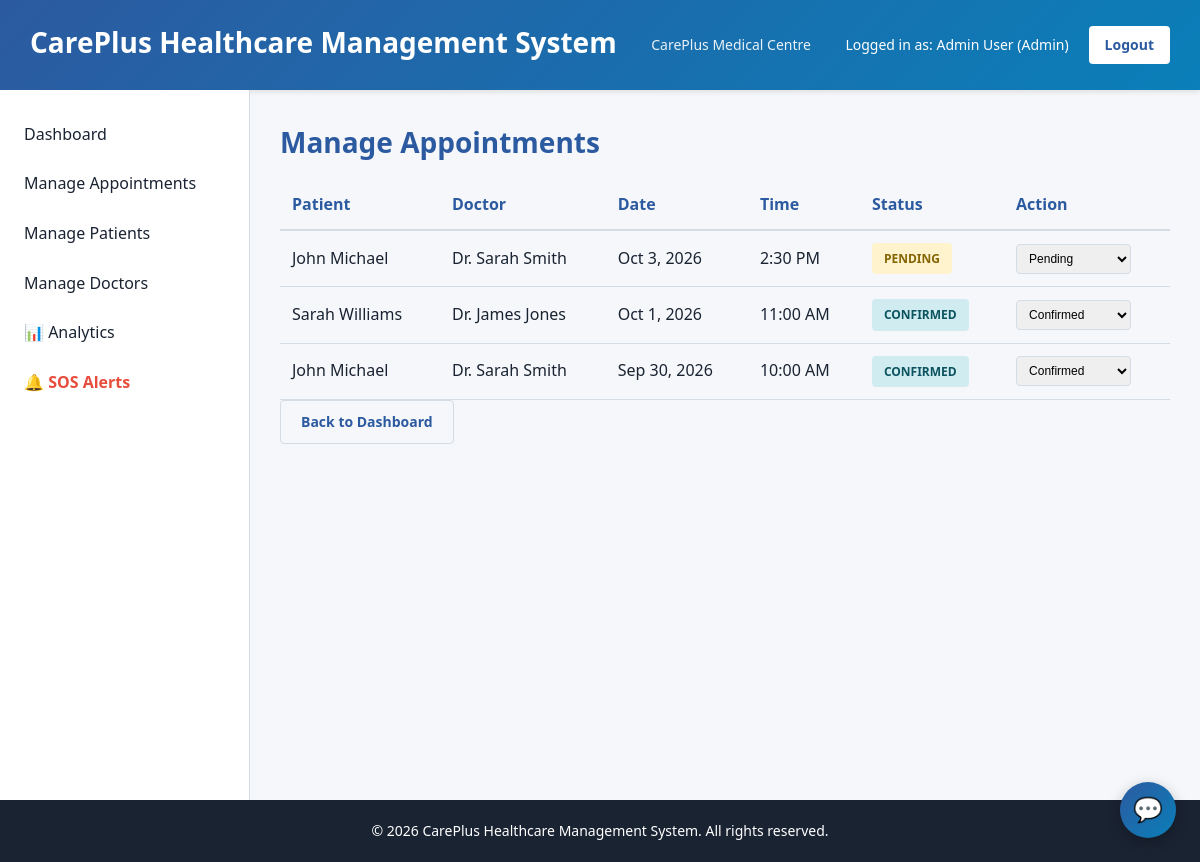
The page /admin/manage_appointments.php (signed in) on the database its author committed.
### tables this page shows
CREATE TABLE appointments (
    appointment_id INT AUTO_INCREMENT PRIMARY KEY,
    patient_id INT NOT NULL,
    doctor_id INT NOT NULL,
    appointment_date DATE NOT NULL,
    appointment_time TIME NOT NULL,
    reason VARCHAR(255),
    status ENUM('pending', 'confirmed', 'completed', 'cancelled') DEFAULT 'pending',
    created_at TIMESTAMP DEFAULT CURRENT_TIMESTAMP,
    FOREIGN KEY (patient_id) REFERENCES patients(patient_id) ON DELETE CASCADE,
    FOREIGN KEY (doctor_id) REFERENCES doctors(doctor_id) ON DELETE CASCADE
);

CREATE TABLE users (
    user_id INT AUTO_INCREMENT PRIMARY KEY,
    full_name VARCHAR(100) NOT NULL,
    email VARCHAR(100) UNIQUE NOT NULL,
    password_hash VARCHAR(255) NOT NULL,
    role ENUM('patient', 'doctor', 'admin', 'manager') NOT NULL,
    phone VARCHAR(20),
    created_at TIMESTAMP DEFAULT CURRENT_TIMESTAMP
);

### admin/manage_appointments.php (the view, shortened to what this page needs)
<?php
include '../includes/db.php';
$stmt = $conn->prepare('SELECT a.*, u_patient.full_name as patient_name, u_doctor.full_name as doctor_name FROM appointments a JOIN patients p ON a.patient_id = p.patient_id JOIN users u_patient ON p.user_id = u_patient.user_id JOIN doctors d ON a.doctor_id = d.doctor_id JOIN users u_doctor ON d.user_id = u_doctor.user_id ORDER BY a.appointment_date DESC');
$stmt->execute();
$appointments = $stmt->get_result();
include '../includes/header.php';
?>
<div class="main-content">
    <?php include '../includes/sidebar.php'; ?>
    <div class="content">
        <h2>Manage Appointments</h2>
        <?php if ($appointments->num_rows > 0): ?>
            <table class="data-table">
                <thead>
                    <tr>
                        <th>Patient</th>
                        <th>Doctor</th>
                        <th>Date</th>
                        <th>Time</th>
                        <th>Status</th>
                        <th>Action</th>
                    </tr>
                </thead>
                <tbody>
                    <?php while ($appt = $appointments->fetch_assoc()): ?>
                        <tr>
                            <td><?php echo htmlspecialchars($appt['patient_name']); ?></td>
                            <td><?php echo htmlspecialchars($appt['doctor_name']); ?></td>
                            <td><?php echo date('M j, Y', strtotime($appt['appointment_date'])); ?></td>
                            <td><?php echo date('g:i A', strtotime($appt['appointment_time'])); ?></td>
                            <td><span class="status status-<?php echo strtolower($appt['status']); ?>"><?php echo ucfirst($appt['status']); ?></span></td>
                            <td>
                                <form method="POST" style="display: inline;">
                                    <select name="status" onchange="this.form.submit()" class="status-select">
                                        <option value="pending" <?php echo $appt['status'] === 'pending' ? 'selected' : ''; ?>>Pending</option>
                                        <option value="confirmed" <?php echo $appt['status'] === 'confirmed' ? 'selected' : ''; ?>>Confirmed</option>
                                    </select>
                                </form>
                            </td>
                        </tr>
                    <?php endwhile; ?>
                </tbody>
            </table>
        <?php else: ?>
            <p>No appointments found.</p>
        <?php endif; ?>
        <a href="dashboard.php" class="btn-secondary">Back to Dashboard</a>
    </div>
</div>
<?php include '../includes/footer.php'; ?>

### includes/header.php (shortened to what this page needs)
<!DOCTYPE html>
<html>
<head>
    <link rel="stylesheet" href="/careplus_hms/assets/css/style.css">
</head>
<body>
    <div class="container">
        <header>
            <div class="header-content">
                <h1>CarePlus Healthcare Management System</h1>
                <p class="tagline">CarePlus Medical Centre</p>
                <?php if (isset($_SESSION['user_id'])): ?>
                    <div class="user-info">
                        <span>Logged in as: <?php echo htmlspecialchars($_SESSION['full_name']); ?> (<?php echo ucfirst($_SESSION['role']); ?>)</span>
                        <a href="/careplus_hms/logout.php" class="logout-link">Logout</a>
                    </div>
                <?php endif; ?>
            </div>
        </header>

### includes/sidebar.php (shortened to what this page needs)
<?php
$role = $_SESSION['role'] ?? '';
?>
<aside class="sidebar">
    <nav>
        <ul>
            <?php if ($role === 'patient'): ?>
                <li><a href="/careplus_hms/patient/dashboard.php" class="nav-link">Dashboard</a></li>
                <li><a href="/careplus_hms/patient/book_appointment.php" class="nav-link">Book Appointment</a></li>
                <li><a href="/careplus_hms/patient/my_appointments.php" class="nav-link">My Appointments</a></li>
                <li><a href="/careplus_hms/patient/symptom_checker.php" class="nav-link">🩺 Symptom Checker</a></li>
                <li><a href="/careplus_hms/patient/health_dashboard.php" class="nav-link">❤️ Health Dashboard</a></li>
                <li><a href="/careplus_hms/patient/risk_score.php" class="nav-link">🧠 Risk Assessment</a></li>
                <li><a href="/careplus_hms/patient/medications.php" class="nav-link">💊 Medicine Reminder</a></li>
                <li><a href="/careplus_hms/patient/health_records.php" class="nav-link">📁 Health Records</a></li>
                <li><a href="/careplus_hms/patient/qr_card.php" class="nav-link">📱 Medical Card</a></li>
                <li><a href="/careplus_hms/patient/ai_chat.php" class="nav-link">🤖 AI Chat Assistant</span> </a></li>
                <li><a href="/careplus_hms/patient/notifications.php" class="nav-link">Notifications</a></li>
                <li><a href="/careplus_hms/patient/profile.php" class="nav-link">👤 My Profile</span> </a></li>
                <li><a href="/careplus_hms/patient/emergency_sos.php" class="nav-link sos-nav-link">🔔 Emergency SOS</a></li>
            <?php elseif ($role === 'admin'): ?>
                <li><a href="/careplus_hms/admin/dashboard.php" class="nav-link">Dashboard</a></li>
                <li><a href="/careplus_hms/admin/manage_appointments.php" class="nav-link">Manage Appointments</a></li>
                <li><a href="/careplus_hms/admin/manage_patients.php" class="nav-link">Manage Patients</a></li>
                <li><a href="/careplus_hms/admin/manage_doctors.php" class="nav-link">Manage Doctors</a></li>
                <li><a href="/careplus_hms/admin/analytics.php" class="nav-link">📊 Analytics</a></li>
                <li><a href="/careplus_hms/admin/sos_alerts.php" class="nav-link sos-nav-link">🔔 SOS Alerts</a></li>
            <?php elseif ($role === 'manager'): ?>
                <li><a href="/careplus_hms/manager/dashboard.php" class="nav-link">Dashboard</a></li>
            <?php endif; ?>
        </ul>
    </nav>
</aside>

### includes/footer.php (shortened to what this page needs)
    </div>
    <footer>
        <p>&copy; 2026 CarePlus Healthcare Management System. All rights reserved.</p>
    </footer>
    <?php if (isset($_SESSION['user_id'])): ?>
    <div id="chatbot-widget">
        <button id="chatbot-toggle" aria-label="Open chat assistant">💬</button>
    </div>
    <?php endif; ?>
</body>
</html>

### assets/css/style.css (style rules this page uses)
* { margin: 0; padding: 0; box-sizing: border-box; }
:root { --primary-color: #2c5aa0; --secondary-color: #0a7fb9; --success-color: #27ae60; --danger-color: #e74c3c; --warning-color: #f39c12; --light-bg: #f5f7fa; --light-border: #d4dce6; --panel-bg: #e8f0fa; --text-dark: #1a2332; --text-light: #5a6c7d; }
body { font-family: 'Segoe UI', Tahoma, Geneva, Verdana, sans-serif; background-color: #f5f7fa; color: var(--text-dark); line-height: 1.6; }
.container { display: flex; flex-direction: column; min-height: 100vh; }
header { background: linear-gradient(135deg, var(--primary-color) 0%, var(--secondary-color) 100%); color: white; padding: 20px 30px; box-shadow: 0 2px 5px rgba(0,0,0,0.1); }
.header-content { max-width: 1400px; margin: 0 auto; display: flex; justify-content: space-between; align-items: center; }
header h1 { font-size: 28px; margin-bottom: 5px; }
.tagline { font-size: 14px; opacity: 0.9; }
.user-info { display: flex; align-items: center; gap: 20px; font-size: 14px; }
.logout-link { background: white; color: var(--primary-color); padding: 8px 16px; border-radius: 4px; text-decoration: none; font-weight: 600; transition: 0.3s; }
.main-content { display: flex; flex: 1; }
.sidebar { width: 250px; background: white; border-right: 1px solid var(--light-border); padding: 20px 0; }
.sidebar nav ul { list-style: none; }
.sidebar nav ul li { margin: 0; }
.nav-link { display: block; padding: 12px 20px; color: var(--text-dark); text-decoration: none; border-left: 4px solid transparent; transition: 0.3s; }
.content { flex: 1; padding: 30px; max-width: 1400px; margin: 0 auto; width: 100%; }
.content h2 { color: var(--primary-color); margin-bottom: 10px; font-size: 28px; }
.data-table { width: 100%; border-collapse: collapse; margin-top: 15px; }
.data-table thead { background: var(--light-bg); }
.data-table th { padding: 12px; text-align: left; font-weight: 600; color: var(--primary-color); border-bottom: 2px solid var(--light-border); }
.data-table td { padding: 12px; border-bottom: 1px solid var(--light-border); }
.status { display: inline-block; padding: 6px 12px; border-radius: 4px; font-size: 12px; font-weight: 600; text-transform: uppercase; }
.status-pending { background: #fff3cd; color: #856404; }
.status-confirmed { background: #d1ecf1; color: #0c5460; }
.btn-primary, .btn-secondary, .btn-small { padding: 10px 20px; border: none; border-radius: 4px; cursor: pointer; font-size: 14px; font-weight: 600; text-decoration: none; display: inline-block; transition: 0.3s; }
.btn-secondary { background: var(--light-bg); color: var(--primary-color); border: 1px solid var(--light-border); }
.status-select { padding: 6px 8px; border: 1px solid var(--light-border); border-radius: 4px; font-size: 12px; cursor: pointer; }
footer { background: var(--text-dark); color: white; text-align: center; padding: 20px; margin-top: auto; font-size: 14px; }
#chatbot-widget { position: fixed; bottom: 24px; right: 24px; z-index: 1000; }
#chatbot-toggle { width: 56px; height: 56px; border-radius: 50%; border: none; background: linear-gradient(135deg, var(--primary-color) 0%, var(--secondary-color) 100%); color: white; font-size: 24px; cursor: pointer; box-shadow: 0 4px 14px rgba(0,0,0,0.25); }
.sos-nav-link { color: var(--danger-color) !important; font-weight: 700; }

### rows shown on the page
appointments: users.full_name "John Michael", users.full_name "Dr. Sarah Smith", appointment_date "Oct 3, 2026", appointment_time "2:30 PM", status "PENDING", status "Pending"
appointments: users.full_name "Sarah Williams", users.full_name "Dr. James Jones", appointment_date "Oct 1, 2026", appointment_time "11:00 AM", status "CONFIRMED", status "Confirmed"
appointments: users.full_name "John Michael", users.full_name "Dr. Sarah Smith", appointment_date "Sep 30, 2026", appointment_time "10:00 AM", status "CONFIRMED", status "Confirmed"

### other values the page prints
$_SESSION['full_name'] "Admin User"
$_SESSION['role'] "Admin"
